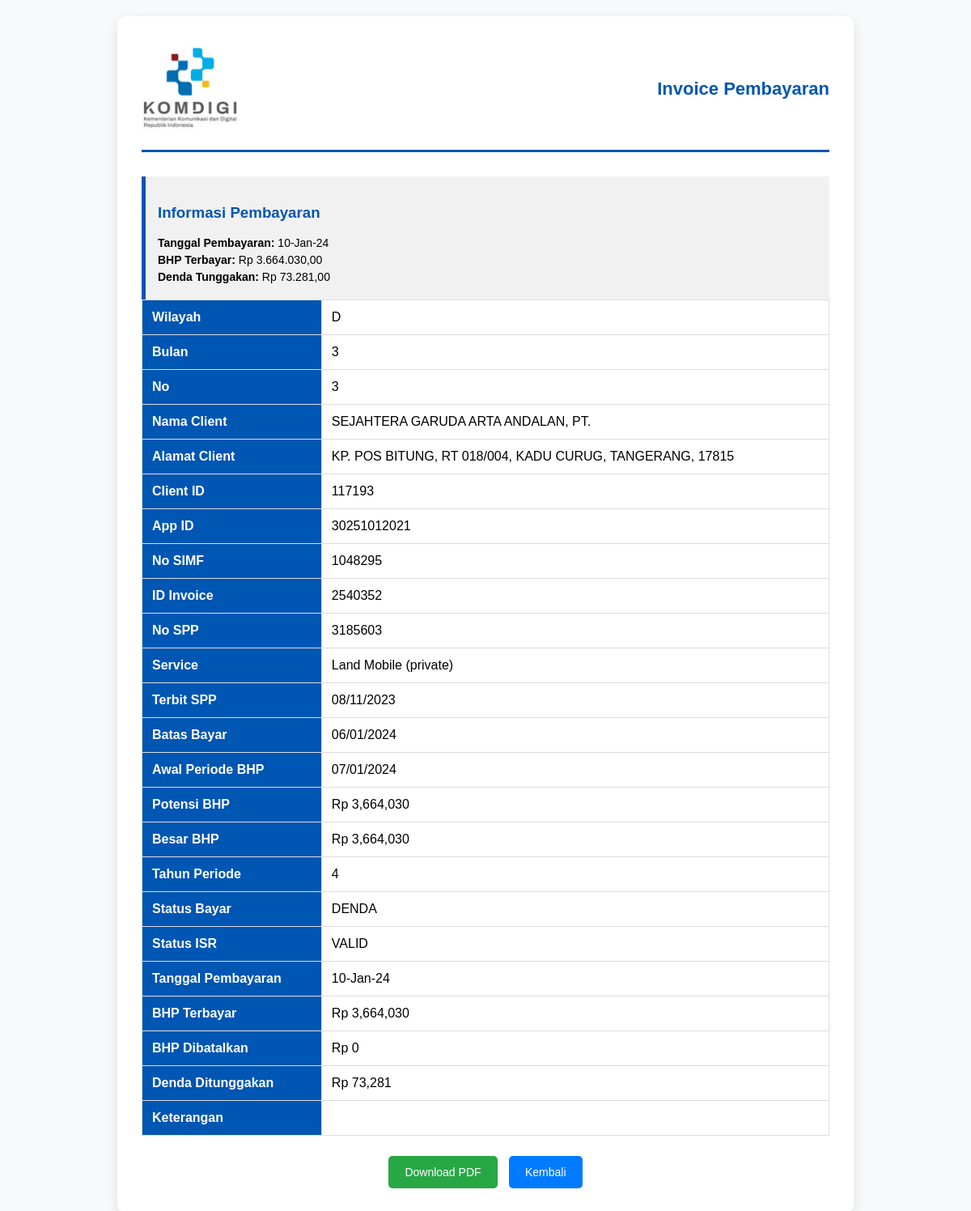
The app's page /app/view.php?id=3 with its own data.
### tables this page shows
CREATE TABLE `db_client` (
  `id` int(11) NOT NULL,
  `wilayah` varchar(26) DEFAULT NULL,
  `bulan` int(11) NOT NULL,
  `no` int(11) NOT NULL,
  `nama_client` varchar(83) NOT NULL,
  `alamat_client` varchar(255) NOT NULL,
  `client_id` int(11) NOT NULL,
  `app_id` varchar(11) NOT NULL,
  `no_simf` varchar(9) NOT NULL,
  `id_invoice` varchar(7) NOT NULL,
  `no_spp` varchar(8) NOT NULL,
  `service` varchar(21) NOT NULL,
  `terbit_spp` varchar(10) NOT NULL,
  `batas_bayar` varchar(10) NOT NULL,
  `awal_periode_bhp` varchar(10) DEFAULT NULL,
  `potensi_bhp` int(11) NOT NULL,
  `besar_bhp` int(11) NOT NULL,
  `tahun_periode` int(11) NOT NULL,
  `status_bayar` varchar(7) DEFAULT NULL,
  `status_isr` varchar(6) DEFAULT NULL,
  `tgl_pembayaran` varchar(9) DEFAULT NULL,
  `bhp_terbayar` int(11) DEFAULT NULL,
  `bhp_dibatalkan` int(11) DEFAULT NULL,
  `denda_tunggakan` int(11) DEFAULT NULL,
  `keterangan` varchar(1) DEFAULT NULL
);

### app/view.php (the view, shortened to what this page needs)
<?php
include '../conf/config.php';
$id = mysqli_real_escape_string($koneksi, $_GET['id']);
$data = mysqli_query($koneksi, "SELECT * FROM db_client WHERE id = '$id'");
$d = mysqli_fetch_array($data);
?>
<!DOCTYPE html>
<html lang="id">
<head>
</head>
<body>
<div class="invoice-container">
    <div class="invoice-header">
    <img src="http://localhost/newproject/app/dist/img/logokomdigi.jpg" alt="Logo Perusahaan">
        <h2>Invoice Pembayaran</h2>
    </div>
    <div class="payment-info">
        <h3 style="color: #0056b3;">Informasi Pembayaran</h3>
        <p><strong>Tanggal Pembayaran:</strong> <?php echo $d['tgl_pembayaran']; ?></p>
        <p><strong>BHP Terbayar:</strong> Rp <?php echo number_format($d['bhp_terbayar'], 2, ',', '.'); ?></p>
        <p><strong>Denda Tunggakan:</strong> Rp <?php echo number_format($d['denda_tunggakan'], 2, ',', '.'); ?></p>
    </div>
    <table class="invoice-details">
        <tr><th>Wilayah</th> <td><?php echo $d['wilayah']; ?></td></tr>
        <tr><th>Bulan</th> <td><?php echo $d['bulan']; ?></td></tr>
        <tr><th>No</th> <td><?php echo $d['no']; ?></td></tr>
        <tr><th>Nama Client</th> <td><?php echo $d['nama_client']; ?></td></tr>
        <tr><th>Alamat Client</th> <td><?php echo $d['alamat_client']; ?></td></tr>
        <tr><th>Client ID</th> <td><?php echo $d['client_id']; ?></td></tr>
        <tr><th>App ID</th> <td><?php echo $d['app_id']; ?></td></tr>
        <tr><th>No SIMF</th> <td><?php echo $d['no_simf']; ?></td></tr>
        <tr><th>ID Invoice</th> <td><?php echo $d['id_invoice']; ?></td></tr>
        <tr><th>No SPP</th> <td><?php echo $d['no_spp']; ?></td></tr>
        <tr><th>Service</th> <td><?php echo $d['service']; ?></td></tr>
        <tr><th>Terbit SPP</th> <td><?php echo $d['terbit_spp']; ?></td></tr>
        <tr><th>Batas Bayar</th> <td><?php echo $d['batas_bayar']; ?></td></tr>
        <tr><th>Awal Periode BHP</th> <td><?php echo $d['awal_periode_bhp']; ?></td></tr>
        <tr><th>Potensi BHP</th> <td>Rp <?php echo number_format($d['potensi_bhp']); ?></td></tr>
        <tr><th>Besar BHP</th><td>Rp <?php echo number_format($d['besar_bhp']); ?></td></tr>
        <tr><th>Tahun Periode</th> <td><?php echo $d['tahun_periode']; ?></td></tr>
        <tr><th>Status Bayar</th> <td><?php echo $d['status_bayar']; ?></td></tr>
        <tr><th>Status ISR</th> <td><?php echo $d['status_isr']; ?></td></tr>
        <tr><th>Tanggal Pembayaran</th> <td><?php echo $d['tgl_pembayaran']; ?></td></tr>
        <tr><th>BHP Terbayar</th> <td>Rp <?php echo number_format($d['bhp_terbayar']); ?></td></tr>
        <tr><th>BHP Dibatalkan</th> <td>Rp <?php echo number_format($d['bhp_dibatalkan']); ?></td></tr>
        <tr><th>Denda Ditunggakan</th> <td>Rp <?php echo number_format($d['denda_tunggakan']); ?></td></tr>
        <tr><th>Keterangan</th> <td><?php echo $d['keterangan']; ?></td></tr>
    </table>
    <div class="button-container">
        <a href="cetak_invoice.php?id=<?php echo $d['id']; ?>" class="button">Download PDF</a>
        <a href="index.php?page=data" class="button back-button">Kembali</a>
    </div>
</div>
</body>
</html>

### app/view.php (style rules this page uses)
body { font-family: 'Arial', sans-serif; background-color: #f8f9fa; margin: 0; padding: 20px; }
.invoice-container { max-width: 850px; margin: auto; background: #fff; padding: 30px; border-radius: 10px; box-shadow: 0px 5px 15px rgba(0, 0, 0, 0.1); }
.invoice-header { display: flex; justify-content: space-between; align-items: center; border-bottom: 3px solid #0056b3; padding-bottom: 15px; margin-bottom: 25px; }
.invoice-header img { width: 120px; }
.invoice-header h2 { color: #0056b3; margin: 0; font-size: 22px; }
.invoice-details { width: 100%; border-collapse: collapse; margin-bottom: 20px; }
.invoice-details th, .invoice-details td { border: 1px solid #ddd; padding: 12px; text-align: left; }
.invoice-details th { background: #0056b3; color: white; font-weight: bold; }
.button-container { text-align: center; margin-top: 25px; }
.button { background-color: #28a745; color: white; text-decoration: none; padding: 12px 20px; border-radius: 5px; display: inline-block; transition: 0.3s; font-size: 14px; }
.back-button { background-color: #007BFF; margin-left: 10px; }
.payment-info { margin-top: 30px; padding: 15px; background: #f1f1f1; border-left: 5px solid #0056b3; }
.payment-info p { margin: 5px 0; font-size: 14px; }

### records on screen
db_client: tgl_pembayaran "10-Jan-24", bhp_terbayar "3.664.030,00", denda_tunggakan "73.281,00", wilayah "D", bulan "3", no "3", nama_client "SEJAHTERA GARUDA ARTA ANDALAN, PT.", alamat_client "KP. POS BITUNG, RT 018/004, KADU CURUG, TANGERANG, 17815", client "117193", app "30251012021", no_simf "1048295", id_invoice "2540352", no_spp "3185603", service "Land Mobile (private)", terbit_spp "08/11/2023", batas_bayar "06/01/2024", awal_periode_bhp "07/01/2024", potensi_bhp "3,664,030", besar_bhp "3,664,030", tahun_periode "4", status_bayar "DENDA", status_isr "VALID", bhp_terbayar "3,664,030", bhp_dibatalkan "0", denda_tunggakan "73,281"
